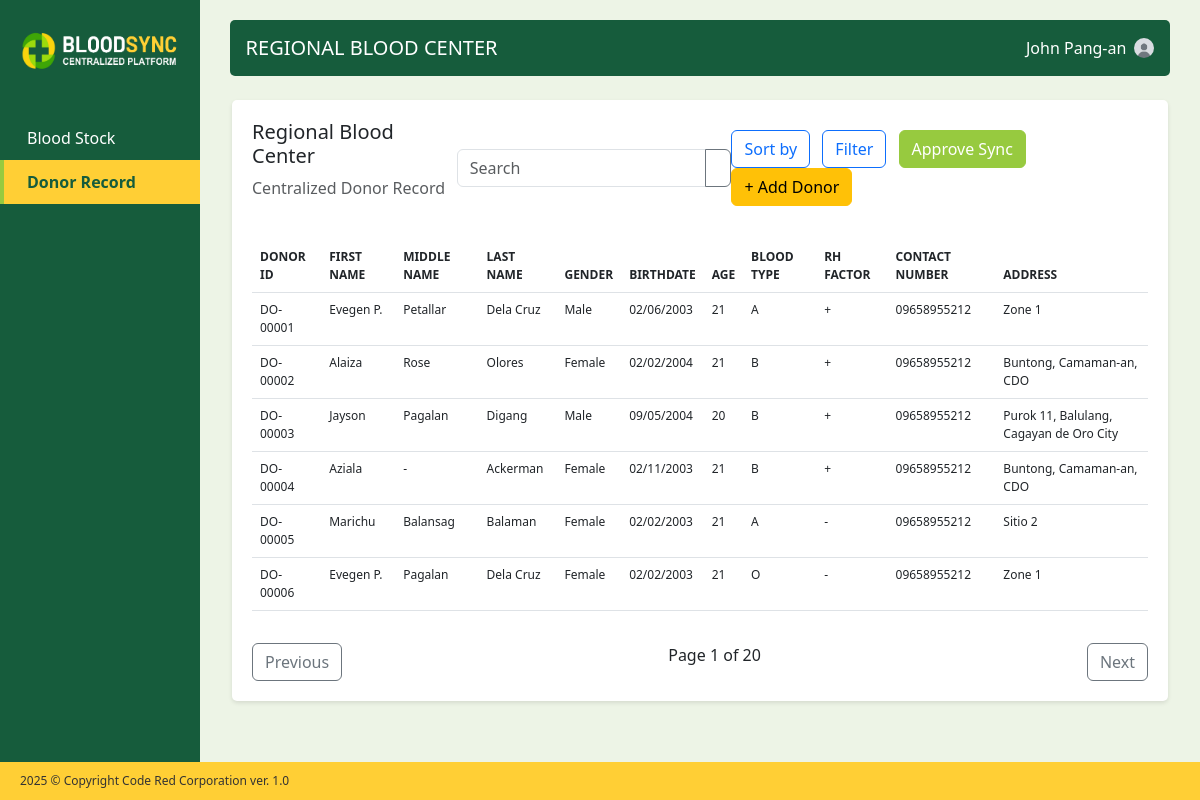
The app's page /inventory/admin-donor-records/ (signed in) with its own data.
### accounts/models.py (models this page shows, shortened)
class User(AbstractUser):
    ROLE_CHOICES = (
        ('admin', 'Admin'),
        ('barangay_official', 'Barangay Official'),
    )
    role = models.CharField(max_length=20, choices=ROLE_CHOICES)
    full_name = models.CharField(max_length=255)
    barangay = models.CharField(max_length=255, blank=True, null=True)

### blood_inventory/models.py (models this page shows, shortened)
class DonorRecord(models.Model):
    BLOOD_TYPE_CHOICES = (
        ('A', 'A'),
        ('B', 'B'),
        ('AB', 'AB'),
        ('O', 'O'),
    )
    RH_FACTOR_CHOICES = (
        ('+', 'Positive'),
        ('-', 'Negative'),
    )
    GENDER_CHOICES = (
        ('Male', 'Male'),
        ('Female', 'Female'),
    )
    donor_id = models.CharField(max_length=20, unique=True)
    first_name = models.CharField(max_length=100)
    middle_name = models.CharField(max_length=100, blank=True, null=True)
    last_name = models.CharField(max_length=100)
    gender = models.CharField(max_length=10, choices=GENDER_CHOICES)
    birthdate = models.DateField()
    age = models.IntegerField()
    blood_type = models.CharField(max_length=2, choices=BLOOD_TYPE_CHOICES)
    rh_factor = models.CharField(max_length=1, choices=RH_FACTOR_CHOICES, blank=True, null=True)
    contact_number = models.CharField(max_length=20)
    address = models.CharField(max_length=255)
    barangay = models.CharField(max_length=100)
    added_by = models.ForeignKey(User, on_delete=models.CASCADE)

### blood_inventory/views.py (the view)
# urls.py: path('admin-donor-records/', admin_donor_records, name='admin_donor_records'),
@login_required
@user_passes_test(is_admin)
def admin_donor_records(request):
    donors = DonorRecord.objects.all()
    return render(request, 'blood_inventory/admin_donor_records.html', {'donors': donors})

### blood_inventory/views.py (called while the page is built)
def is_admin(user):
    return user.role == 'admin'

### templates/blood_inventory/admin_donor_records.html (shortened to what this page needs)
{% extends 'base.html' %}
{% load static %}
{% block content %}
<div class="container-fluid p-0">
    <div class="row g-0">
        <div class="col-md-2 sidebar">
            <div class="d-flex align-items-center p-3">
                <img src="{% static 'img/Logo.png' %}" alt="BloodSync Logo" class="img-fluid" style="height: 50px; margin-top: -10px;">
            </div>
            <div class="mt-4">
                <div class="sidebar-item">
                    <a href="{% url 'admin_dashboard' %}">
                         Blood Stock
                    </a>
                </div>
                <div class="sidebar-item active">
                    <a href="{% url 'admin_donor_records' %}">
                         Donor Record
                    </a>
                </div>
            </div>
        </div>
        <div class="col-md-10 content-area">
            <div class="header d-flex justify-content-between align-items-center p-3">
                <h5 class="mb-0">REGIONAL BLOOD CENTER</h5>
                <div class="d-flex align-items-center">
                    <div class="user-dropdown">
                        <div class="d-flex align-items-center">
                            <span class="me-2">{{ request.user.full_name }}</span>
                            <img
                                src="{% static 'img/default.jpg' %}"
                                alt="User"
                                class="rounded-circle"
                                style="border-radius: 50px; height: 20px; width: auto;"/>
                        </div>
                    </div>
                </div>
            </div>
            <div class="container-fluid py-4">
                <div class="table-container">
                    <div class="d-flex justify-content-between align-items-center mb-4">
                        <div>
                            <h5>Regional Blood Center</h5>
                            <p class="text-muted">Centralized Donor Record</p>
                        </div>
                        <div>
                            <div class="input-group">
                                <input type="text" class="form-control" placeholder="Search">
                                <button class="btn btn-outline-secondary" type="button">
                                </button>
                            </div>
                        </div>
                        <div>
                            <button class="btn btn-outline-primary me-2">Sort by</button>
                            <button class="btn btn-outline-primary me-2">Filter</button>
                            <button class="btn btn-primary me-2">Approve Sync</button>
                            <a href="{% url 'add_donor' %}" class="btn btn-warning">+ Add Donor</a>
                        </div>
                    </div>
                    <div class="table-responsive">
                        <table class="table table-hover" style="font-size: 12px;">
                            <thead>
                                <tr>
                                    <th>DONOR ID</th>
                                    <th>FIRST NAME</th>
                                    <th>MIDDLE NAME</th>
                                    <th>LAST NAME</th>
                                    <th>GENDER</th>
                                    <th>BIRTHDATE</th>
                                    <th>AGE</th>
                                    <th>BLOOD TYPE</th>
                                    <th>RH FACTOR</th>
                                    <th>CONTACT NUMBER</th>
                                    <th>ADDRESS</th>
                                </tr>
                            </thead>
                            <tbody>
                                {% for donor in donors %}
                                <tr>
                                    <td>{{ donor.donor_id }}</td>
                                    <td>{{ donor.first_name }}</td>
                                    <td>{{ donor.middle_name|default:"-" }}</td>
                                    <td>{{ donor.last_name }}</td>
                                    <td>{{ donor.gender }}</td>
                                    <td>{{ donor.birthdate|date:"m/d/Y" }}</td>
                                    <td>{{ donor.age }}</td>
                                    <td>{{ donor.blood_type }}</td>
                                    <td>{{ donor.rh_factor|default:"-" }}</td>
                                    <td>{{ donor.contact_number }}</td>
                                    <td>{{ donor.address }}</td>
                                </tr>
                                {% empty %}
                                <tr>
                                    <td colspan="11" class="text-center">No donor records available</td>
                                </tr>
                                {% endfor %}
                            </tbody>
                        </table>
                    </div>
                    <div class="d-flex justify-content-between mt-3">
                        <button class="btn btn-outline-secondary">Previous</button>
                        <div>Page 1 of 20</div>
                        <button class="btn btn-outline-secondary">Next</button>
                    </div>
                </div>
            </div>
        </div>
    </div>
</div>
<div class="footer">2025 © Copyright Code Red Corporation ver. 1.0</div>
{% endblock %}

### records on screen
User: user.full_name "John Pang-an"
DonorRecord: donor_id "DO-00001", first_name "Evegen P.", middle_name "Petallar", last_name "Dela Cruz", gender "Male", birthdate "02/06/2003", age "21", blood_type "A", rh_factor "+", contact_number "09658955212", address "Zone 1"
DonorRecord: donor_id "DO-00002", first_name "Alaiza", middle_name "Rose", last_name "Olores", gender "Female", birthdate "02/02/2004", age "21", blood_type "B", rh_factor "+", contact_number "09658955212", address "Buntong, Camaman-an, CDO"
DonorRecord: donor_id "DO-00003", first_name "Jayson", middle_name "Pagalan", last_name "Digang", gender "Male", birthdate "09/05/2004", age "20", blood_type "B", rh_factor "+", contact_number "09658955212", address "Purok 11, Balulang, Cagayan de Oro City"
DonorRecord: donor_id "DO-00004", first_name "Aziala", middle_name "-", last_name "Ackerman", gender "Female", birthdate "02/11/2003", age "21", blood_type "B", rh_factor "+", contact_number "09658955212", address "Buntong, Camaman-an, CDO"
DonorRecord: donor_id "DO-00005", first_name "Marichu", middle_name "Balansag", last_name "Balaman", gender "Female", birthdate "02/02/2003", age "21", blood_type "A", rh_factor "-", contact_number "09658955212", address "Sitio 2"
DonorRecord: donor_id "DO-00006", first_name "Evegen P.", middle_name "Pagalan", last_name "Dela Cruz", gender "Female", birthdate "02/02/2003", age "21", blood_type "O", rh_factor "-", contact_number "09658955212", address "Zone 1"
